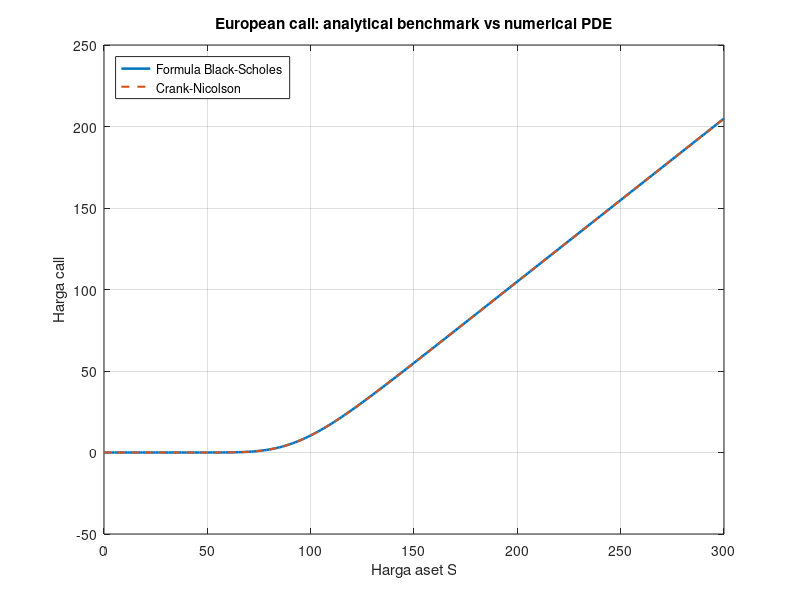

Write MATLAB code to recreate this figure.
%% European call option: Black-Scholes analytical formula vs Crank-Nicolson PDE
clear; close all; clc
K=100; r=0.05; sigma=0.2; T=1; Smax=300; Ns=240; Nt=120;
S=linspace(0,Smax,Ns+1)'; dS=S(2)-S(1); dt=T/Nt;
V=max(S-K,0);              % payoff at tau=0, tau=T-t
N=@(z) 0.5*(1+erf(z/sqrt(2)));

% Spatial Black-Scholes operator L
n=Ns+1; A=spalloc(n,n,3*n); B=spalloc(n,n,3*n);
A(1,1)=1; A(end,end)=1; B(1,1)=1; B(end,end)=1;
for j=2:Ns
    Sj=S(j);
    lo=0.5*sigma^2*Sj^2/dS^2 - 0.5*r*Sj/dS;
    di=-sigma^2*Sj^2/dS^2-r;
    up=0.5*sigma^2*Sj^2/dS^2 + 0.5*r*Sj/dS;
    A(j,j-1)=-0.5*dt*lo; A(j,j)=1-0.5*dt*di; A(j,j+1)=-0.5*dt*up;
    B(j,j-1)= 0.5*dt*lo; B(j,j)=1+0.5*dt*di; B(j,j+1)= 0.5*dt*up;
end

for k=1:Nt
    tauOld=(k-1)*dt; tauNew=k*dt;
    V(1)=0; V(end)=Smax-K*exp(-r*tauOld);
    rhs=B*V; rhs(1)=0; rhs(end)=Smax-K*exp(-r*tauNew);
    V=A\rhs;
end

% Closed-form Black-Scholes benchmark
Cexact=zeros(size(S)); idx=S>0;
d1=(log(S(idx)/K)+(r+0.5*sigma^2)*T)/(sigma*sqrt(T));
d2=d1-sigma*sqrt(T);
Cexact(idx)=S(idx).*N(d1)-K*exp(-r*T).*N(d2);

plot(S,Cexact,'LineWidth',1.8); hold on; plot(S,V,'--','LineWidth',1.5); grid on
xlabel('Harga aset S'); ylabel('Harga call');
legend('Formula Black-Scholes','Crank-Nicolson','Location','northwest')
title('European call: analytical benchmark vs numerical PDE')
fprintf('Maximum absolute error = %.4e\n',max(abs(V-Cexact)));
